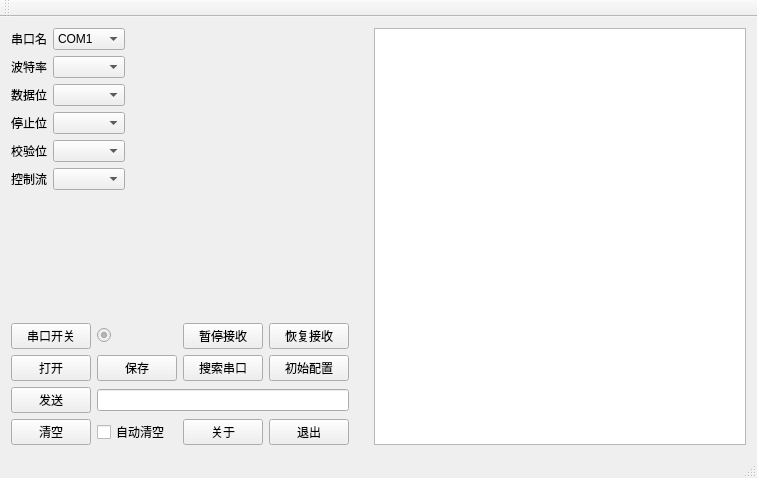
<?xml version="1.0" encoding="UTF-8"?>
<ui version="4.0">
 <class>MainWindow</class>
 <widget class="QMainWindow" name="MainWindow">
  <property name="enabled">
   <bool>true</bool>
  </property>
  <property name="geometry">
   <rect>
    <x>0</x>
    <y>0</y>
    <width>757</width>
    <height>478</height>
   </rect>
  </property>
  <property name="windowTitle">
   <string>串口小工具 2020.04</string>
  </property>
  <property name="windowIcon">
   <iconset resource="wzy.qrc">
    <normaloff>:/wzy/wzy.ico</normaloff>:/wzy/wzy.ico</iconset>
  </property>
  <property name="layoutDirection">
   <enum>Qt::LeftToRight</enum>
  </property>
  <widget class="QWidget" name="centralWidget">
   <layout class="QVBoxLayout" name="verticalLayout_3">
    <item>
     <layout class="QHBoxLayout" name="horizontalLayout_6" stretch="8,1,20">
      <item>
       <layout class="QVBoxLayout" name="verticalLayout_2" stretch="0,0,0">
        <item>
         <layout class="QHBoxLayout" name="horizontalLayout_5">
          <item>
           <layout class="QGridLayout" name="gridLayout">
            <item row="2" column="0">
             <widget class="QLabel" name="label_3">
              <property name="text">
               <string>数据位</string>
              </property>
             </widget>
            </item>
            <item row="0" column="1">
             <widget class="QComboBox" name="combox_name">
              <property name="currentIndex">
               <number>0</number>
              </property>
              <property name="insertPolicy">
               <enum>QComboBox::InsertAtBottom</enum>
              </property>
              <item>
               <property name="text">
                <string>COM1</string>
               </property>
              </item>
              <item>
               <property name="text">
                <string>COM2</string>
               </property>
              </item>
              <item>
               <property name="text">
                <string>COM3</string>
               </property>
              </item>
              <item>
               <property name="text">
                <string>COM4</string>
               </property>
              </item>
              <item>
               <property name="text">
                <string>COM5</string>
               </property>
              </item>
              <item>
               <property name="text">
                <string>COM6</string>
               </property>
              </item>
              <item>
               <property name="text">
                <string>COM7</string>
               </property>
              </item>
              <item>
               <property name="text">
                <string>COM8</string>
               </property>
              </item>
              <item>
               <property name="text">
                <string>COM9</string>
               </property>
              </item>
             </widget>
            </item>
            <item row="3" column="0">
             <widget class="QLabel" name="label_4">
              <property name="text">
               <string>停止位</string>
              </property>
             </widget>
            </item>
            <item row="3" column="1">
             <widget class="QComboBox" name="combox_stopbit"/>
            </item>
            <item row="4" column="1">
             <widget class="QComboBox" name="combox_parity"/>
            </item>
            <item row="4" column="0">
             <widget class="QLabel" name="label_5">
              <property name="text">
               <string>校验位</string>
              </property>
             </widget>
            </item>
            <item row="1" column="1">
             <widget class="QComboBox" name="combox_baudrate"/>
            </item>
            <item row="1" column="0">
             <widget class="QLabel" name="label_2">
              <property name="text">
               <string>波特率</string>
              </property>
             </widget>
            </item>
            <item row="2" column="1">
             <widget class="QComboBox" name="combox_databit"/>
            </item>
            <item row="5" column="0">
             <widget class="QLabel" name="label_6">
              <property name="text">
               <string>控制流</string>
              </property>
             </widget>
            </item>
            <item row="0" column="0">
             <widget class="QLabel" name="label">
              <property name="text">
               <string>串口名</string>
              </property>
             </widget>
            </item>
            <item row="5" column="1">
             <widget class="QComboBox" name="combox_flow"/>
            </item>
           </layout>
          </item>
          <item>
           <spacer name="horizontalSpacer_2">
            <property name="orientation">
             <enum>Qt::Horizontal</enum>
            </property>
            <property name="sizeHint" stdset="0">
             <size>
              <width>40</width>
              <height>20</height>
             </size>
            </property>
           </spacer>
          </item>
         </layout>
        </item>
        <item>
         <spacer name="verticalSpacer">
          <property name="orientation">
           <enum>Qt::Vertical</enum>
          </property>
          <property name="sizeHint" stdset="0">
           <size>
            <width>20</width>
            <height>40</height>
           </size>
          </property>
         </spacer>
        </item>
        <item>
         <layout class="QVBoxLayout" name="verticalLayout">
          <item>
           <layout class="QHBoxLayout" name="horizontalLayout_4">
            <item>
             <widget class="QPushButton" name="push_serial">
              <property name="enabled">
               <bool>true</bool>
              </property>
              <property name="text">
               <string>串口开关</string>
              </property>
             </widget>
            </item>
            <item>
             <widget class="QRadioButton" name="radio_serial">
              <property name="enabled">
               <bool>false</bool>
              </property>
              <property name="layoutDirection">
               <enum>Qt::LeftToRight</enum>
              </property>
              <property name="styleSheet">
               <string notr="true"/>
              </property>
              <property name="text">
               <string/>
              </property>
              <property name="checked">
               <bool>true</bool>
              </property>
             </widget>
            </item>
            <item>
             <widget class="QPushButton" name="push_pause">
              <property name="text">
               <string>暂停接收</string>
              </property>
             </widget>
            </item>
            <item>
             <widget class="QPushButton" name="push_recover">
              <property name="text">
               <string>恢复接收</string>
              </property>
             </widget>
            </item>
           </layout>
          </item>
          <item>
           <layout class="QHBoxLayout" name="horizontalLayout">
            <item>
             <widget class="QPushButton" name="push_open_txet">
              <property name="text">
               <string>打开</string>
              </property>
             </widget>
            </item>
            <item>
             <widget class="QPushButton" name="push_save_txet">
              <property name="text">
               <string>保存</string>
              </property>
             </widget>
            </item>
            <item>
             <widget class="QPushButton" name="push_search_serial">
              <property name="text">
               <string>搜索串口</string>
              </property>
             </widget>
            </item>
            <item>
             <widget class="QPushButton" name="push_debug">
              <property name="text">
               <string>初始配置</string>
              </property>
             </widget>
            </item>
           </layout>
          </item>
          <item>
           <layout class="QHBoxLayout" name="horizontalLayout_2">
            <item>
             <widget class="QPushButton" name="push_send">
              <property name="text">
               <string>发送</string>
              </property>
             </widget>
            </item>
            <item>
             <widget class="QLineEdit" name="line_input">
              <property name="text">
               <string/>
              </property>
              <property name="clearButtonEnabled">
               <bool>true</bool>
              </property>
             </widget>
            </item>
           </layout>
          </item>
          <item>
           <layout class="QHBoxLayout" name="horizontalLayout_3">
            <item>
             <widget class="QPushButton" name="push_clear">
              <property name="text">
               <string>清空</string>
              </property>
             </widget>
            </item>
            <item>
             <widget class="QCheckBox" name="check_clear">
              <property name="text">
               <string>自动清空</string>
              </property>
              <property name="checkable">
               <bool>true</bool>
              </property>
              <property name="checked">
               <bool>false</bool>
              </property>
             </widget>
            </item>
            <item>
             <widget class="QPushButton" name="push_about">
              <property name="text">
               <string>关于</string>
              </property>
             </widget>
            </item>
            <item>
             <widget class="QPushButton" name="push_exit">
              <property name="text">
               <string>退出</string>
              </property>
             </widget>
            </item>
           </layout>
          </item>
         </layout>
        </item>
       </layout>
      </item>
      <item>
       <spacer name="horizontalSpacer_3">
        <property name="orientation">
         <enum>Qt::Horizontal</enum>
        </property>
        <property name="sizeHint" stdset="0">
         <size>
          <width>13</width>
          <height>325</height>
         </size>
        </property>
       </spacer>
      </item>
      <item>
       <widget class="QTextBrowser" name="text_display">
        <property name="enabled">
         <bool>true</bool>
        </property>
        <property name="sizePolicy">
         <sizepolicy hsizetype="Expanding" vsizetype="Expanding">
          <horstretch>0</horstretch>
          <verstretch>0</verstretch>
         </sizepolicy>
        </property>
        <property name="font">
         <font>
          <family>Arial</family>
          <pointsize>12</pointsize>
         </font>
        </property>
       </widget>
      </item>
     </layout>
    </item>
   </layout>
  </widget>
  <widget class="QMenuBar" name="menuBar">
   <property name="geometry">
    <rect>
     <x>0</x>
     <y>0</y>
     <width>757</width>
     <height>23</height>
    </rect>
   </property>
  </widget>
  <widget class="QToolBar" name="mainToolBar">
   <attribute name="toolBarArea">
    <enum>TopToolBarArea</enum>
   </attribute>
   <attribute name="toolBarBreak">
    <bool>false</bool>
   </attribute>
  </widget>
  <widget class="QStatusBar" name="statusBar"/>
 </widget>
 <layoutdefault spacing="6" margin="11"/>
 <resources>
  <include location="wzy.qrc"/>
 </resources>
 <connections/>
</ui>
